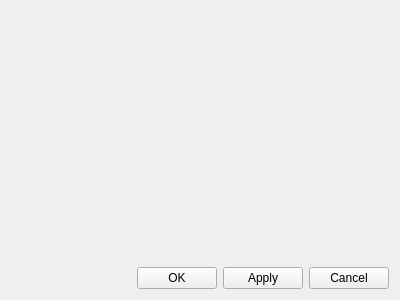
<?xml version="1.0" encoding="UTF-8"?>
<ui version="4.0">
 <class>SettingsDialog</class>
 <widget class="QWidget" name="SettingsDialog">
  <property name="geometry">
   <rect>
    <x>0</x>
    <y>0</y>
    <width>400</width>
    <height>300</height>
   </rect>
  </property>
  <property name="windowTitle">
   <string>Form</string>
  </property>
  <layout class="QVBoxLayout" name="verticalLayout">
   <item>
    <spacer name="verticalSpacer">
     <property name="orientation">
      <enum>Qt::Vertical</enum>
     </property>
     <property name="sizeHint" stdset="0">
      <size>
       <width>20</width>
       <height>40</height>
      </size>
     </property>
    </spacer>
   </item>
   <item>
    <layout class="QHBoxLayout" name="horizontalLayout">
     <item>
      <spacer name="horizontalSpacer">
       <property name="orientation">
        <enum>Qt::Horizontal</enum>
       </property>
       <property name="sizeHint" stdset="0">
        <size>
         <width>40</width>
         <height>20</height>
        </size>
       </property>
      </spacer>
     </item>
     <item>
      <widget class="QPushButton" name="okButton">
       <property name="text">
        <string>OK</string>
       </property>
      </widget>
     </item>
     <item>
      <widget class="QPushButton" name="applyButton">
       <property name="text">
        <string>Apply</string>
       </property>
      </widget>
     </item>
     <item>
      <widget class="QPushButton" name="cancelButton">
       <property name="text">
        <string>Cancel</string>
       </property>
      </widget>
     </item>
    </layout>
   </item>
  </layout>
 </widget>
 <resources/>
 <connections/>
</ui>
